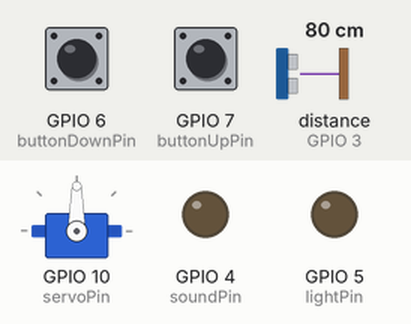
Simulated run of this sketch. Board: ESP32-C3. On the bench: servo, output pins drawn as LEDs (lit = HIGH). Dashed ring = blinking. The test bench sets the inputs (shaded band); at power-on: GPIO 6 (buttonDownPin) HIGH, GPIO 7 (buttonUpPin) HIGH, distance to the obstacle (sensor on GPIO 3) 80 cm. The echo pulse lasts 58.3 µs per cm; pins used as bus, display or sensor lines are not drawn; what the sketch prints to the serial monitor is not drawn.

Above: at 1.3 s.
1.4 s: GPIO 6 (buttonDownPin) pulled LOW for 1 s
At 1.79 s:
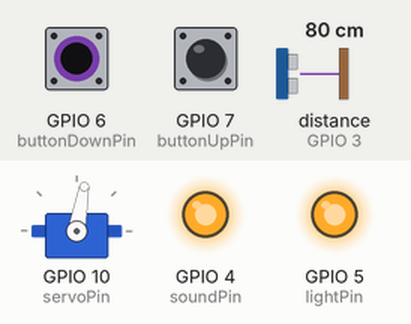
3.9 s: GPIO 7 (buttonUpPin) pulled LOW for 3.2 s
At 4.12 s:
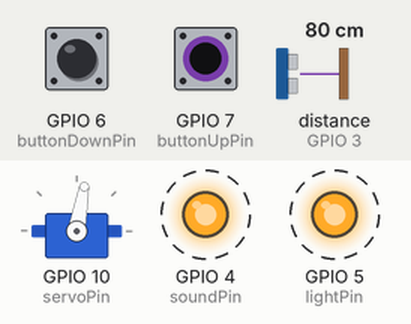
8.6 s: GPIO 6 (buttonDownPin) pulled LOW for 3.2 s
At 12.7 s:
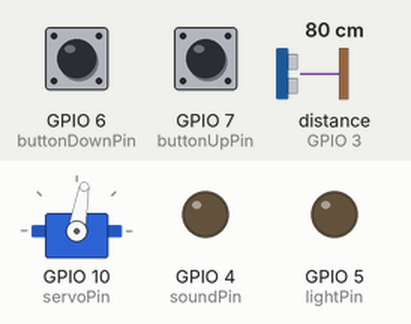
Timing chart, 0 to 14.2 s (numbered marks = the images above; inputs shaded):
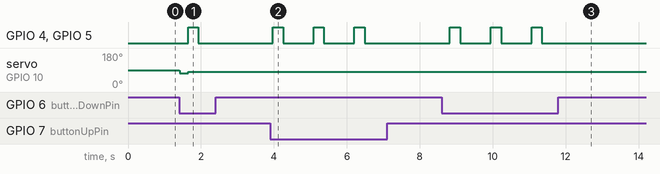

The sketch:

blindDistance.ino
```cpp
//Placa ESP32 C3 supermini negro puerto USB C
//
//C++ code
//
#include <ESP32Servo.h>

#define triggerPin 21
#define echoPin 3
#define soundPin 4
#define lightPin 5
#define buttonDownPin 6
#define buttonUpPin  7
#define servoPin 10

#define offSetAngle 3
#define offSetPosition 15

unsigned long distance = 50;

long currentDistance = 50;
long medDistance = 0;

long oldDistance = 50;

int autoOff=15;
unsigned long autoOffTime=0;

unsigned long currentTime=0;
unsigned long medTime=0;


long positionObjective=1500;
long  currentPosition=1500;
unsigned long positionRefreshTime=0;
unsigned long currentMicroTime=0;

int counter=0;
int N=0;

Servo servoWheel;

int soundLightState=0;
unsigned long soundLightOffTime=0;
unsigned long soundLightOnTime=0;


void setup()
{
  servoWheel.attach(servoPin, 500, 2500);
  pinMode(buttonDownPin,INPUT_PULLUP);
  pinMode(buttonUpPin,INPUT_PULLUP);
  pinMode(soundPin,OUTPUT);
  pinMode(lightPin,OUTPUT);
  pinMode(triggerPin, OUTPUT);  // Clear the trigger

  pinMode(echoPin, INPUT);
  digitalWrite(triggerPin, LOW);
  digitalWrite(lightPin,LOW);
  digitalWrite(soundPin,LOW);


  distance = 50;
  currentDistance = 100;
  oldDistance = 50;

  currentTime=millis();
  medTime=currentTime+30;


  Serial.begin(115200);

   delay(150);

  Serial.println("Ready!"); // This won't print until monitor is open


}


long readUltrasonicDistance(int trigger, int echo)
{

  delayMicroseconds(2);
  // Sets the trigger pin to HIGH state for 10 microseconds
  digitalWrite(trigger, HIGH);
  delayMicroseconds(10);
  digitalWrite(trigger, LOW);

  // Reads the echo pin, and returns the sound wave travel time in microseconds
  return pulseIn(echo, HIGH,30000);
}


void triggerSoundLight(){

   if(soundLightState==1 && currentTime>soundLightOffTime){
      soundLightState=0;
        soundLightOnTime=15+oldDistance*10;
        if(soundLightOnTime>1700) soundLightOnTime=1700;
        soundLightOnTime+=currentTime;
      digitalWrite(lightPin,LOW);
      digitalWrite(soundPin,LOW);
    }
   else   if(soundLightState==0 && currentTime>soundLightOnTime){
      soundLightState=1;
        soundLightOffTime=currentTime+150;
      digitalWrite(lightPin,HIGH);
      digitalWrite(soundPin,HIGH);
    }

}


void gotoObjective(){

  long difference = positionObjective - currentPosition;
  unsigned long timePosition = 100; // Mejor usar unsigned long para microsegundos

  if (difference >= 0) timePosition = map(difference, 0, 2000, 1000, 50);
  else timePosition = map(-difference, 0, 2000, 1000, 50);

  currentMicroTime = micros();

  // Condición de tiempo a prueba de desbordamientos (overflow)
  if (currentMicroTime - positionRefreshTime >= timePosition) {
    positionRefreshTime = currentMicroTime;

    // Las matemáticas AHORA están dentro del temporizador
    if (currentPosition > 9 && currentPosition < 2491) {
      currentPosition += difference / 10;
      currentPosition += constrain(difference, -10, 10);
    }

    if (!(servoWheel.attached())) servoWheel.attach(servoPin, 500, 2500);

    if (currentPosition > 499 && currentPosition < 2501) {
      servoWheel.writeMicroseconds(currentPosition);
    }
  }
}


void loop()
{


  if(!digitalRead(buttonDownPin) || !digitalRead(buttonUpPin)){


    //Promedio de distancias

    currentTime= millis();


    if(currentTime>medTime){

      medTime=currentTime+30;

      if (counter < 8 ) {
        counter++;

        distance = (unsigned long )(0.01723 * readUltrasonicDistance(triggerPin,echoPin)) ;

        if(N<5){
        if(distance>0) {
          medDistance += distance;
          N++;
          }

        }


      }
      else{


        if(N>0)medDistance=medDistance/N;
        else medDistance=300;
        currentDistance = constrain(medDistance,0,300);
        medDistance=0;
        counter=0;
        N=0;
        triggerSoundLight();

      }

    }
    //fin promedio de distancias


    if (currentDistance < oldDistance-offSetAngle || currentDistance > oldDistance+offSetAngle){
       oldDistance = currentDistance;


      if (currentDistance <= 50) {


        // de 0 a 50 cm corresponde de 180 a 90 grados
        positionObjective=(map(currentDistance,0,50,2500,1501));

      } else {
        // de 51 a 300 cm corresponde de 90 a 0 grados
        positionObjective=(map(currentDistance,51,300,1500,500));
      }
      autoOff=2000;

     //Serial.print("distance:");
     //Serial.println(oldDistance);

     gotoObjective();

    }
    else{
      if(autoOff>0){
        if((currentTime-autoOffTime)>=1) {
          autoOff--;
          autoOffTime=currentTime;
        }

         gotoObjective();
      }
      else{
        if(servoWheel.attached())servoWheel.detach();
      }

    }


  }
  else{
    if(servoWheel.attached())servoWheel.detach();

    if(soundLightState==1){
      soundLightState=0;
      soundLightOnTime=currentTime+1;
      digitalWrite(lightPin,LOW);
      digitalWrite(soundPin,LOW);
    }
    delay(10);
  }
}
```

Measured:
- after the input at 1.4 s, GPIO 4 (soundPin), GPIO 5 (lightPin): LOW → HIGH after 0.25 s, → LOW 0.28 s later; servo on GPIO 10 (servoPin): 90° → 72° at once, → 80° 0.25 s later
- after the input at 3.9 s, GPIO 4 (soundPin), GPIO 5 (lightPin): alternates HIGH for 0.28 s and LOW for 0.84 s, 6 changes in all, then stays LOW, starting after 0.07 s
- after the input at 8.6 s, GPIO 4 (soundPin), GPIO 5 (lightPin): alternates HIGH for 0.28 s and LOW for 0.84 s, 6 changes in all, then stays LOW, starting after 0.22 s
